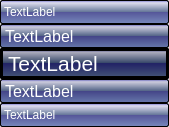
<?xml version="1.0" encoding="UTF-8"?>
<ui version="4.0">
 <class>QSelection</class>
 <widget class="QWidget" name="QSelection">
  <property name="geometry">
   <rect>
    <x>0</x>
    <y>0</y>
    <width>169</width>
    <height>127</height>
   </rect>
  </property>
  <property name="windowTitle">
   <string>Form</string>
  </property>
  <layout class="QVBoxLayout" name="verticalLayout">
   <property name="spacing">
    <number>0</number>
   </property>
   <property name="margin">
    <number>0</number>
   </property>
   <item>
    <widget class="QLabel" name="label_5">
     <property name="styleSheet">
      <string notr="true">color: white;
background-color: QLinearGradient( x1: 0, y1: 0, x2: 0, y2: 1, stop: 0 #77c, stop: 0.1 #dde, stop: 0.49 #679, stop: 0.5 #559, stop: 1 #78b);
border-width: 1px;
border-color: #000;
border-style: solid;
border-radius: 2;

</string>
     </property>
     <property name="text">
      <string>TextLabel</string>
     </property>
     <property name="margin">
      <number>0</number>
     </property>
    </widget>
   </item>
   <item>
    <widget class="QLabel" name="label_3">
     <property name="font">
      <font>
       <pointsize>12</pointsize>
      </font>
     </property>
     <property name="styleSheet">
      <string notr="true">color: white;
background-color: QLinearGradient( x1: 0, y1: 0, x2: 0, y2: 1, stop: 0 #66b, stop: 0.1 #ccd, stop: 0.49 #568, stop: 0.5 #448, stop: 1 #67a);
border-width: 1px;
border-color: #000;
border-style: solid;
border-radius: 2;

</string>
     </property>
     <property name="text">
      <string>TextLabel</string>
     </property>
    </widget>
   </item>
   <item>
    <widget class="QLabel" name="label">
     <property name="font">
      <font>
       <pointsize>16</pointsize>
      </font>
     </property>
     <property name="layoutDirection">
      <enum>Qt::LeftToRight</enum>
     </property>
     <property name="styleSheet">
      <string notr="true">color: white;
/*
background-color: QLinearGradient( x1: 0, y1: 0, x2: 0, y2: 1, stop: 0 #88d, stop: 0.1 #eef, stop: 0.49 #78b, stop: 0.5 #66b, stop: 1 #8ac);
background-color: QLinearGradient( x1: 0, y1: 0, x2: 0, y2: 1, stop: 0 #66b, stop: 0.1 #ccd, stop: 0.49 #568, stop: 0.5 #448, stop: 1 #67a);
background-color: QLinearGradient( x1: 0, y1: 0, x2: 0, y2: 1, stop: 0 #55a, stop: 0.1 #bbc, stop: 0.49 #457, stop: 0.5 #337, stop: 1 #568);
*/

background-color: QLinearGradient( x1: 0, y1: 0, x2: 0, y2: 1, stop: 0 #448, stop: 0.1 #aab, stop: 0.49 #346, stop: 0.5 #226, stop: 1 #457);

border-width: 3px;
border-color: #000;
border-style: solid;
border-radius:2;

</string>
     </property>
     <property name="text">
      <string>TextLabel</string>
     </property>
     <property name="alignment">
      <set>Qt::AlignLeading|Qt::AlignLeft|Qt::AlignVCenter</set>
     </property>
    </widget>
   </item>
   <item>
    <widget class="QLabel" name="label_2">
     <property name="font">
      <font>
       <pointsize>12</pointsize>
      </font>
     </property>
     <property name="styleSheet">
      <string notr="true">color: white;
background-color: QLinearGradient( x1: 0, y1: 0, x2: 0, y2: 1, stop: 0 #66b, stop: 0.1 #ccd, stop: 0.49 #568, stop: 0.5 #448, stop: 1 #67a);
border-width: 1px;
border-color: #000;
border-style: solid;
border-radius: 2;

</string>
     </property>
     <property name="text">
      <string>TextLabel</string>
     </property>
    </widget>
   </item>
   <item>
    <widget class="QLabel" name="label_4">
     <property name="styleSheet">
      <string notr="true">color: white;
background-color: QLinearGradient( x1: 0, y1: 0, x2: 0, y2: 1, stop: 0 #77c, stop: 0.1 #dde, stop: 0.49 #679, stop: 0.5 #559, stop: 1 #78b);
border-width: 1px;
border-color: #000;
border-style: solid;
border-radius: 2;</string>
     </property>
     <property name="text">
      <string>TextLabel</string>
     </property>
    </widget>
   </item>
  </layout>
 </widget>
 <resources/>
 <connections/>
</ui>
